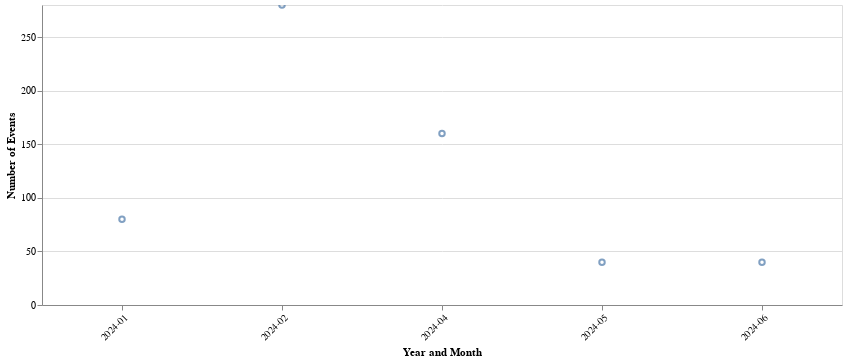

Source (notebook cell):
### Code cell
# alt.Chart(df).mark_point().encode(
#     x='Name_length_mm',
#     y='Date_depth_mm',
#     color='species'
# ).interactive()

import pandas as pd
import altair as alt

# Load the CSV file into a DataFrame
df = pd.read_csv('events_with_lat_and_lon.csv')

# Extract year and month from the start date
df['YearMonth'] = pd.to_datetime(df['Date'].str.split(' through ').str[0], errors='coerce').dt.to_period('M')

# Count the number of events per year-month and reset index to use in Altair
events_per_year_month = df.groupby('YearMonth', as_index=False).size().rename(columns={'size': 'Number of Events'})

# Convert YearMonth to string for better display and sorting
events_per_year_month['YearMonth'] = events_per_year_month['YearMonth'].astype(str)

# Generate and display the Altair chart with specified width
chart = alt.Chart(events_per_year_month).mark_point().encode(
    x=alt.X('YearMonth:O', axis=alt.Axis(labelAngle=-45), title='Year and Month'),  # Adjust label angle for readability
    y=alt.Y('Number of Events:Q', title='Number of Events'),  # Quantitative scale
    tooltip=['YearMonth', 'Number of Events']
).properties(
    width=800  # Adjust the width as needed
).interactive()

chart

### Figure 1 — Vega-Lite specification as saved in the notebook (floating-point values rounded to 4 significant figures)
{"config": {"view": {"continuousWidth": 300, "continuousHeight": 300}}, "data": {"name": "data-433cc29110faaa04c9648c9f16ae10ff"}, "mark": {"type": "point"}, "encoding": {"tooltip": [{"field": "YearMonth", "type": "nominal"}, {"field": "Number of Events", "type": "quantitative"}], "x": {"axis": {"labelAngle": -45}, "field": "YearMonth", "title": "Year and Month", "type": "ordinal"}, "y": {"field": "Number of Events", "title": "Number of Events", "type": "quantitative"}}, "params": [{"name": "param_18", "select": {"type": "interval", "encodings": ["x", "y"]}, "bind": "scales"}], "width": 800, "$schema": "https://vega.github.io/schema/vega-lite/v5.16.3.json", "datasets": {"data-433cc29110faaa04c9648c9f16ae10ff": [{"YearMonth": "2024-01", "Number of Events": 80}, {"YearMonth": "2024-02", "Number of Events": 280}, {"YearMonth": "2024-04", "Number of Events": 160}, {"YearMonth": "2024-05", "Number of Events": 40}, {"YearMonth": "2024-06", "Number of Events": 40}]}}
